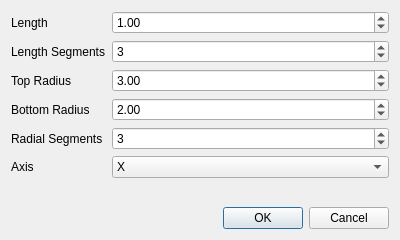
<?xml version="1.0" encoding="UTF-8"?>
<ui version="4.0">
 <class>TruncatedConeParametersDialog</class>
 <widget class="QDialog" name="TruncatedConeParametersDialog">
  <property name="windowModality">
   <enum>Qt::ApplicationModal</enum>
  </property>
  <property name="geometry">
   <rect>
    <x>0</x>
    <y>0</y>
    <width>400</width>
    <height>240</height>
   </rect>
  </property>
  <property name="minimumSize">
   <size>
    <width>400</width>
    <height>240</height>
   </size>
  </property>
  <property name="windowTitle">
   <string>Truncated Cone Parameters</string>
  </property>
  <layout class="QGridLayout" name="gridLayout">
   <item row="0" column="0">
    <layout class="QFormLayout" name="formLayout">
     <item row="0" column="0">
      <widget class="QLabel" name="lengthLabel">
       <property name="text">
        <string>Length</string>
       </property>
      </widget>
     </item>
     <item row="1" column="0">
      <widget class="QLabel" name="lengthSegmentsLabel">
       <property name="text">
        <string>Length Segments</string>
       </property>
      </widget>
     </item>
     <item row="1" column="1">
      <widget class="QSpinBox" name="lengthSegmentsSpinBox">
       <property name="minimum">
        <number>1</number>
       </property>
       <property name="value">
        <number>3</number>
       </property>
      </widget>
     </item>
     <item row="2" column="0">
      <widget class="QLabel" name="topRadiusLabel">
       <property name="text">
        <string>Top Radius</string>
       </property>
      </widget>
     </item>
     <item row="3" column="0">
      <widget class="QLabel" name="bottomRadiusLabel">
       <property name="text">
        <string>Bottom Radius</string>
       </property>
      </widget>
     </item>
     <item row="4" column="0">
      <widget class="QLabel" name="radialSegmentsLabel">
       <property name="text">
        <string>Radial Segments</string>
       </property>
      </widget>
     </item>
     <item row="4" column="1">
      <widget class="QSpinBox" name="radialSegmentsSpinBox">
       <property name="minimum">
        <number>1</number>
       </property>
       <property name="value">
        <number>3</number>
       </property>
      </widget>
     </item>
     <item row="5" column="0">
      <widget class="QLabel" name="axisLabel">
       <property name="text">
        <string>Axis</string>
       </property>
      </widget>
     </item>
     <item row="5" column="1">
      <widget class="QComboBox" name="axisComboBox">
       <item>
        <property name="text">
         <string>X</string>
        </property>
       </item>
       <item>
        <property name="text">
         <string>Y</string>
        </property>
       </item>
       <item>
        <property name="text">
         <string>Z</string>
        </property>
       </item>
      </widget>
     </item>
     <item row="0" column="1">
      <widget class="QDoubleSpinBox" name="lengthDoubleSpinBox">
       <property name="singleStep">
        <double>0.010000000000000</double>
       </property>
       <property name="value">
        <double>1.000000000000000</double>
       </property>
      </widget>
     </item>
     <item row="2" column="1">
      <widget class="QDoubleSpinBox" name="topRadiusDoubleSpinBox">
       <property name="singleStep">
        <double>0.010000000000000</double>
       </property>
       <property name="value">
        <double>3.000000000000000</double>
       </property>
      </widget>
     </item>
     <item row="3" column="1">
      <widget class="QDoubleSpinBox" name="bottomRadiusDoubleSpinBox">
       <property name="singleStep">
        <double>0.010000000000000</double>
       </property>
       <property name="value">
        <double>2.000000000000000</double>
       </property>
      </widget>
     </item>
    </layout>
   </item>
   <item row="1" column="0">
    <widget class="QDialogButtonBox" name="buttonBox">
     <property name="orientation">
      <enum>Qt::Horizontal</enum>
     </property>
     <property name="standardButtons">
      <set>QDialogButtonBox::Cancel|QDialogButtonBox::Ok</set>
     </property>
    </widget>
   </item>
  </layout>
 </widget>
 <tabstops>
  <tabstop>lengthDoubleSpinBox</tabstop>
  <tabstop>lengthSegmentsSpinBox</tabstop>
  <tabstop>topRadiusDoubleSpinBox</tabstop>
  <tabstop>bottomRadiusDoubleSpinBox</tabstop>
  <tabstop>radialSegmentsSpinBox</tabstop>
  <tabstop>axisComboBox</tabstop>
 </tabstops>
 <resources/>
 <connections>
  <connection>
   <sender>buttonBox</sender>
   <signal>accepted()</signal>
   <receiver>TruncatedConeParametersDialog</receiver>
   <slot>accept()</slot>
   <hints>
    <hint type="sourcelabel">
     <x>248</x>
     <y>254</y>
    </hint>
    <hint type="destinationlabel">
     <x>157</x>
     <y>274</y>
    </hint>
   </hints>
  </connection>
  <connection>
   <sender>buttonBox</sender>
   <signal>rejected()</signal>
   <receiver>TruncatedConeParametersDialog</receiver>
   <slot>reject()</slot>
   <hints>
    <hint type="sourcelabel">
     <x>316</x>
     <y>260</y>
    </hint>
    <hint type="destinationlabel">
     <x>286</x>
     <y>274</y>
    </hint>
   </hints>
  </connection>
 </connections>
</ui>
